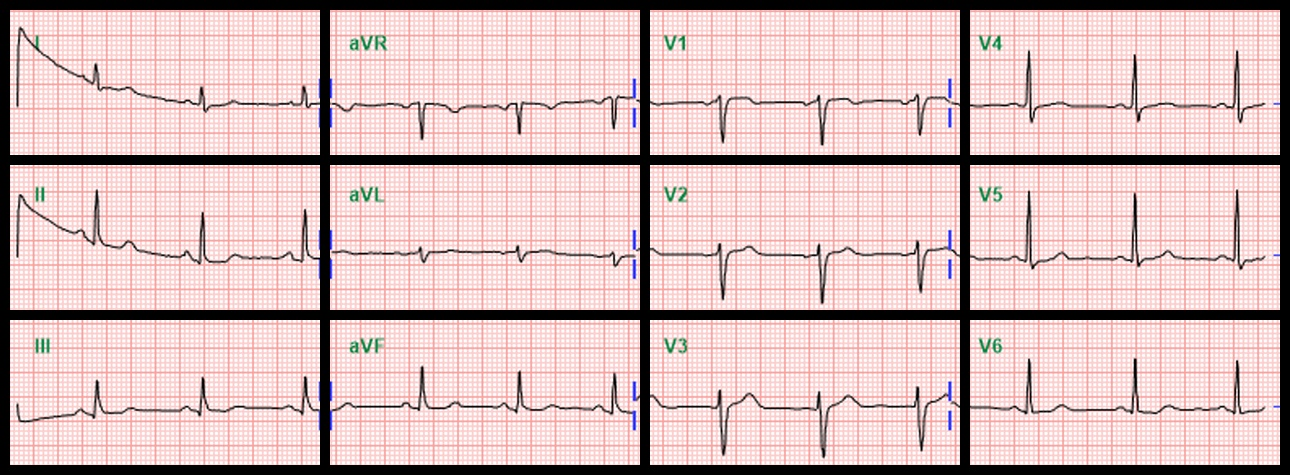
#> input picture Q56101052_HW1/Q1/EKG_1.jpg, 1290 x 475 px, given as the content of the folder EKG/EKG_001-120, which was not available
$ python Q1.py
#> lines starting #> are read from the running program, lines starting #| are printed output that depends on the picture; pictures that were not available may be replaced by others from this repository, and a replacement may not be noted
import cv2
import numpy as np
from os import listdir
from os.path import join
import os

img_path = "EKG\\EKG_001-120"
img_list =  listdir(img_path)

for i in range(10):
    print(i)
    data_name = img_list[i].split('.')[0]
    data_path = join(img_path,data_name+'.jpg')
    img = cv2.imread(data_path)
#> img is the input picture: shape (475, 1290, 3); mean B, G, R 187.7, 188, 213.2
    img_h,img_w,_ = img.shape
#> img_h = 475; img_w = 1290
    h = 145
    w = 310
    output_img = np.zeros((3*h+40,4*w+50,3),dtype=np.uint8)

    cropped_I = img[365:365+h, 115:115+w]
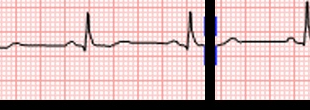
#> cropped_I: shape (110, 310, 3); mean B, G, R 186.9, 186.7, 212
    cropped_aVR = img[365:365+h, 115+w:115+2*w]
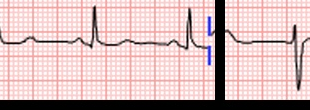
#> cropped_aVR: shape (110, 310, 3); mean B, G, R 186.3, 186, 211.2
    cropped_V1 = img[365:365+h, 115+2*w:115+3*w]
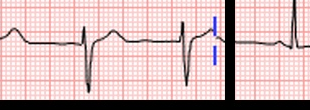
#> cropped_V1: shape (110, 310, 3); mean B, G, R 185.3, 185, 210.3
    cropped_V4 = img[365:365+h, 115+3*w:115+4*w]
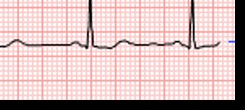
#> cropped_V4: shape (110, 245, 3); mean B, G, R 185.2, 185.6, 210.6

    cropped_II = img[365+h:365+2*h, 115:115+w]
#> cropped_II = empty array
    cropped_aVL = img[365+h:365+2*h, 115+w:115+2*w]
#> cropped_aVL = empty array
    cropped_V2 = img[365+h:365+2*h, 115+2*w:115+3*w]
#> cropped_V2 = empty array
    cropped_V5 = img[365+h:365+2*h, 115+3*w:115+4*w]
#> cropped_V5 = empty array

    cropped_III = img[365+2*h:365+3*h, 115:115+w]
#> cropped_III = empty array
    cropped_aVF = img[365+2*h:365+3*h, 115+w:115+2*w]
#> cropped_aVF = empty array
    cropped_V3 = img[365+2*h:365+3*h, 115+2*w:115+3*w]
#> cropped_V3 = empty array
    cropped_V6 = img[365+2*h:365+3*h, 115+3*w:115+4*w]
#> cropped_V6 = empty array

#> (the run stopped early here; a loop or call above may not have finished)
